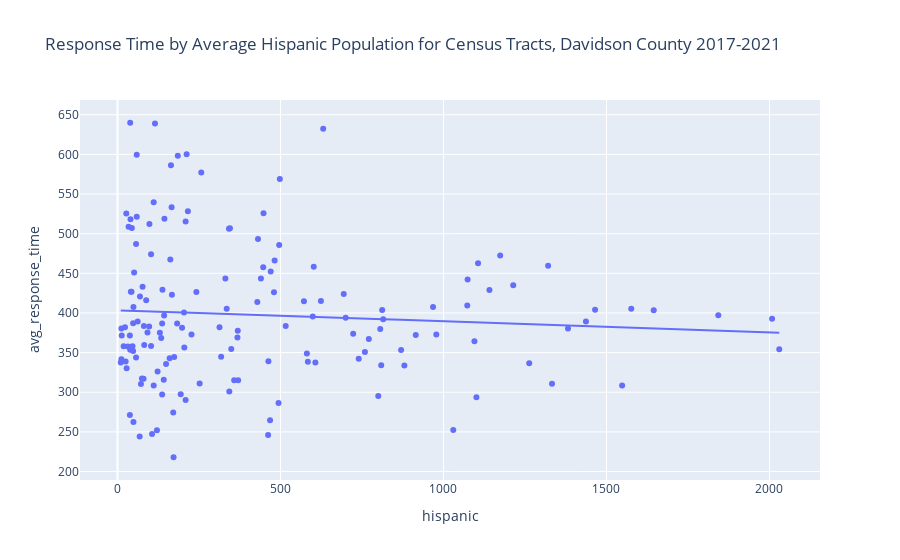

Notebook code for this chart:
### Code cell
fig = px.scatter(res_dem_gdf, x='hispanic', y='avg_response_time', trendline='ols',
                 title="Response Time by Average Hispanic Population for Census Tracts, Davidson County 2017-2021")
fig.show()
fig.write_html('res_time_by_hispanic_pop.html')

### Figure 1 — Plotly figure (JSON) as saved in the notebook; plotly's stock layout.template omitted (floating-point values rounded to 4 significant figures; data arrays with more than 128 entries replaced by an {"elided": "..."} marker saying what was removed)
{"data": [{"hovertemplate": "hispanic=%{x}<br>avg_response_time=%{y}<extra></extra>", "legendgroup": "", "marker": {"color": "#636efa", "symbol": "circle"}, "mode": "markers", "name": "", "orientation": "v", "showlegend": false, "type": "scatter", "x": {"elided": "161 int values"}, "xaxis": "x", "y": {"elided": "161 float values"}, "yaxis": "y"}, {"hovertemplate": "<b>OLS trendline</b><br>avg_response_time = -0.0139005 * hispanic + 403.391<br>R<sup>2</sup>=0.005484<br><br>hispanic=%{x}<br>avg_response_time=%{y} <b>(trend)</b><extra></extra>", "legendgroup": "", "marker": {"color": "#636efa", "symbol": "circle"}, "mode": "lines", "name": "", "showlegend": false, "type": "scatter", "x": {"elided": "153 int values"}, "xaxis": "x", "y": {"elided": "153 float values"}, "yaxis": "y"}], "layout": {"legend": {"tracegroupgap": 0}, "title": {"text": "Response Time by Average Hispanic Population for Census Tracts, Davidson County 2017-2021"}, "xaxis": {"anchor": "y", "domain": [0, 1], "title": {"text": "hispanic"}}, "yaxis": {"anchor": "x", "domain": [0, 1], "title": {"text": "avg_response_time"}}}}
